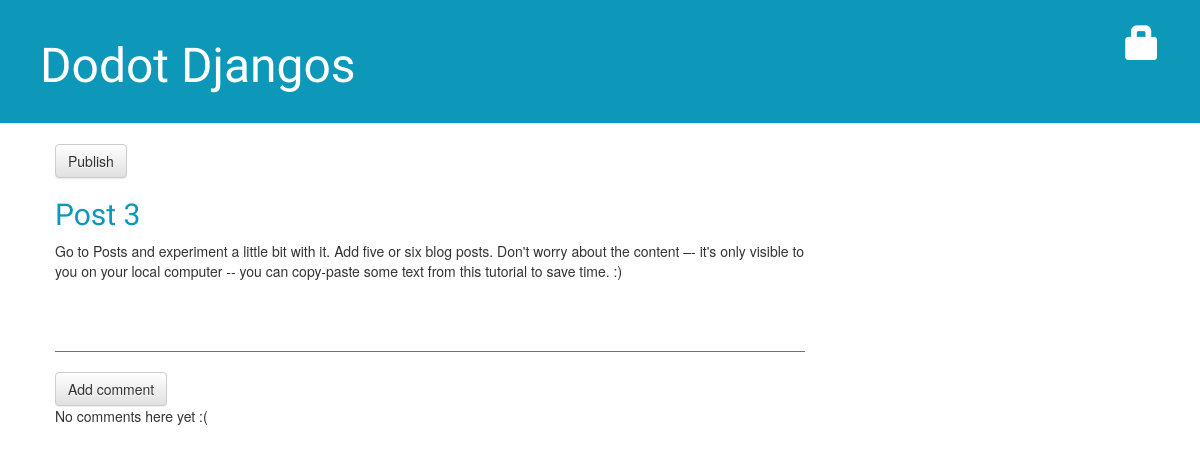
The page /post/3/ on the database as committed earlier.
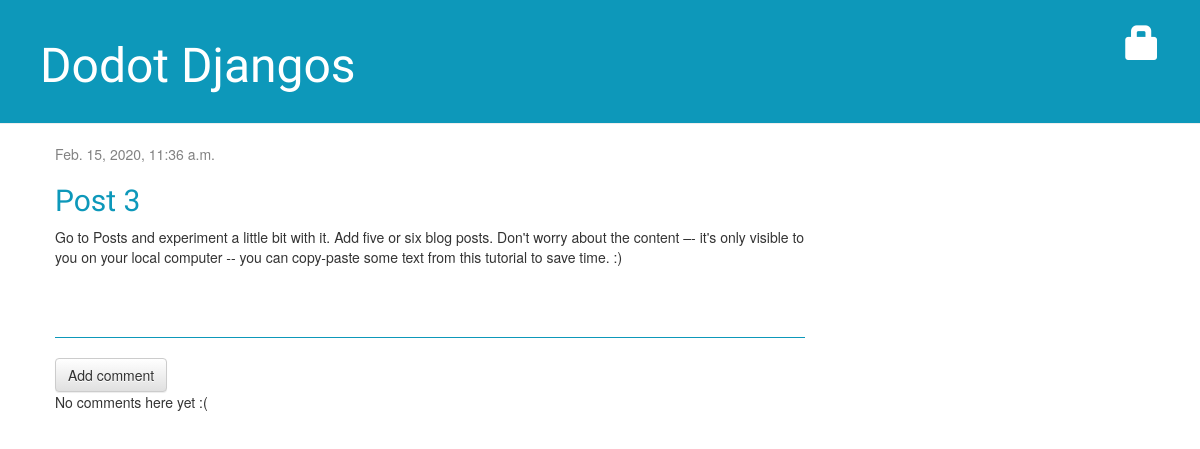
The same page on the database as committed later.
### blog/models.py (models this page shows, shortened)
class Post(models.Model):
    author = models.ForeignKey(settings.AUTH_USER_MODEL, on_delete=models.CASCADE)
    title = models.CharField(max_length=200)
    text = models.TextField()
    created_date = models.DateTimeField(default=timezone.now)
    published_date = models.DateTimeField(blank=True, null=True)

### blog/views.py (the view)
# urls.py: path('post/<int:pk>/', views.post_detail, name='post_detail'),
def post_detail(request, pk):
    post = get_object_or_404(Post, pk=pk)
    return render(request, 'blog/post_detail.html', {'post': post})

### blog/templates/blog/post_detail.html (shortened to what this page needs)
{% extends 'blog/base.html' %}
{% block content %}
    <div class="post">
        {%  if post.published_date %}
            <div class="date">
                {{ post.published_date }}
            </div>
        {% else %}
            <a class="btn btn-default" href="{% url 'post_publish' pk=post.pk %}">Publish</a>
        {% endif %}
        {% if user.is_authenticated %}
            <a class="btn btn-default" href="{% url 'post_edit' pk=post.pk %}"><span class="glyphicon glyphicon-pencil"></span></a>
            <a class="btn btn-default" href="{% url 'post_remove' pk=post.pk %}"><span class="glyphicon glyphicon-remove"></span> </a>
        {% else %}
            <a href="{% url 'login' %}" class="top-menu"><span class="glyphicon glyphicon-lock"></span></a>
        {% endif %}
        <h2>{{ post.title }}</h2>
        <p>{{ post.text|linebreaksbr }}</p>
    </div>
    <hr>
    <a class="btn btn-default" href="{% url 'add_comment_to_post' pk=post.pk %}">Add comment</a>
    {% for comment in post.comments.all %}
        <div class="comment">
            <div class="date>">{{ comment.created_date }}</div>
            <strong>{{ comment.author }}</strong>
            <p>{{ comment.text|linebreaks }}</p>
        </div>
    {% empty %}
        <p>No comments here yet :(</p>
    {% endfor %}
{% endblock %}

Rows that differ between the two databases and show on the page:
changed Post "Post 3": published_date (not shown) → "Feb. 15, 2020, 11:36 a.m."
Other text that changed with them:
text no longer shown: "Publish"
